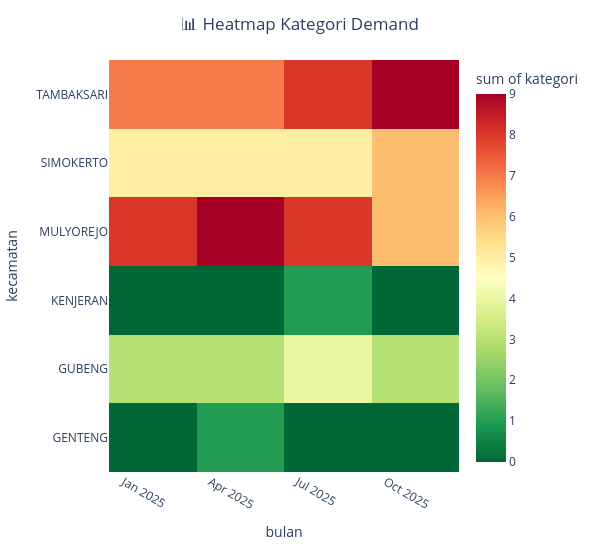

Notebook cell for this chart:
### Code cell
import pandas as pd
import plotly.express as px

# Copy data
heatmap_data = pivot_kategori.copy()

# Mapping kategori
mapping = {
    "Low": 1,
    "Medium": 2,
    "High": 3
}
heatmap_data = heatmap_data.replace(mapping)

# Reset index
heatmap_data = heatmap_data.reset_index()

# Ubah ke long format
heatmap_long = heatmap_data.melt(
    id_vars=heatmap_data.columns[0],
    var_name='bulan',
    value_name='kategori'
)

heatmap_long.columns = ['kecamatan', 'bulan', 'kategori']

# 🔥 FIX ERROR: ubah Period → string
heatmap_long['bulan'] = heatmap_long['bulan'].astype(str)

# Plot
fig = px.density_heatmap(
    heatmap_long,
    x='bulan',
    y='kecamatan',
    z='kategori',
    color_continuous_scale='RdYlGn_r'
)

# Hover
fig.update_traces(
    hovertemplate=
    "<b>Kecamatan:</b> %{y}<br>" +
    "<b>Bulan:</b> %{x}<br>" +
    "<b>Kategori:</b> %{z}<extra></extra>"
)

# Layout
fig.update_layout(
    width=600,
    height=550,
    title={'text': "📊 Heatmap Kategori Demand", 'x': 0.5},
    plot_bgcolor='white',
    paper_bgcolor='white',
    margin=dict(l=80, r=40, t=60, b=60)
)

fig.update_xaxes(tickangle=30)
fig.update_yaxes(showgrid=False)

fig.show()

### Figure 1 — Plotly figure (JSON) as saved in the notebook; plotly's stock layout.template omitted (floating-point values rounded to 4 significant figures)
{"data": [{"coloraxis": "coloraxis", "histfunc": "sum", "hovertemplate": "<b>Kecamatan:</b> %{y}<br><b>Bulan:</b> %{x}<br><b>Kategori:</b> %{z}<extra></extra>", "name": "", "type": "histogram2d", "x": ["2025-01", "2025-01", "2025-01", "2025-01", "2025-01", "2025-01", "2025-02", "2025-02", "2025-02", "2025-02", "2025-02", "2025-02", "2025-03", "2025-03", "2025-03", "2025-03", "2025-03", "2025-03", "2025-04", "2025-04", "2025-04", "2025-04", "2025-04", "2025-04", "2025-05", "2025-05", "2025-05", "2025-05", "2025-05", "2025-05", "2025-06", "2025-06", "2025-06", "2025-06", "2025-06", "2025-06", "2025-07", "2025-07", "2025-07", "2025-07", "2025-07", "2025-07", "2025-08", "2025-08", "2025-08", "2025-08", "2025-08", "2025-08", "2025-09", "2025-09", "2025-09", "2025-09", "2025-09", "2025-09", "2025-10", "2025-10", "2025-10", "2025-10", "2025-10", "2025-10", "2025-11", "2025-11", "2025-11", "2025-11", "2025-11", "2025-11", "2025-12", "2025-12", "2025-12", "2025-12", "2025-12", "2025-12"], "xaxis": "x", "xbingroup": "x", "y": ["GENTENG", "GUBENG", "KENJERAN", "MULYOREJO", "SIMOKERTO", "TAMBAKSARI", "GENTENG", "GUBENG", "KENJERAN", "MULYOREJO", "SIMOKERTO", "TAMBAKSARI", "GENTENG", "GUBENG", "KENJERAN", "MULYOREJO", "SIMOKERTO", "TAMBAKSARI", "GENTENG", "GUBENG", "KENJERAN", "MULYOREJO", "SIMOKERTO", "TAMBAKSARI", "GENTENG", "GUBENG", "KENJERAN", "MULYOREJO", "SIMOKERTO", "TAMBAKSARI", "GENTENG", "GUBENG", "KENJERAN", "MULYOREJO", "SIMOKERTO", "TAMBAKSARI", "GENTENG", "GUBENG", "KENJERAN", "MULYOREJO", "SIMOKERTO", "TAMBAKSARI", "GENTENG", "GUBENG", "KENJERAN", "MULYOREJO", "SIMOKERTO", "TAMBAKSARI", "GENTENG", "GUBENG", "KENJERAN", "MULYOREJO", "SIMOKERTO", "TAMBAKSARI", "GENTENG", "GUBENG", "KENJERAN", "MULYOREJO", "SIMOKERTO", "TAMBAKSARI", "GENTENG", "GUBENG", "KENJERAN", "MULYOREJO", "SIMOKERTO", "TAMBAKSARI", "GENTENG", "GUBENG", "KENJERAN", "MULYOREJO", "SIMOKERTO", "TAMBAKSARI"], "yaxis": "y", "ybingroup": "y", "z": [NaN, 1.0, NaN, 2.0, 2.0, 3.0, NaN, 1.0, NaN, 3.0, 1.0, 2.0, NaN, 1.0, NaN, 3.0, 2.0, 2.0, NaN, 1.0, NaN, 3.0, 1.0, 2.0, 1.0, 1.0, NaN, 3.0, 2.0, 3.0, NaN, 1.0, NaN, 3.0, 2.0, 2.0, NaN, 1.0, NaN, 3.0, 2.0, 2.0, NaN, 1.0, 1.0, 3.0, 2.0, 3.0, NaN, 2.0, NaN, 2.0, 1.0, 3.0, NaN, 1.0, NaN, 2.0, 2.0, 3.0, NaN, 1.0, NaN, 2.0, 2.0, 3.0, NaN, 1.0, NaN, 2.0, 2.0, 3.0]}], "layout": {"coloraxis": {"colorbar": {"title": {"text": "sum of kategori"}}, "colorscale": [[0, "rgb(0,104,55)"], [0.1, "rgb(26,152,80)"], [0.2, "rgb(102,189,99)"], [0.3, "rgb(166,217,106)"], [0.4, "rgb(217,239,139)"], [0.5, "rgb(255,255,191)"], [0.6, "rgb(254,224,139)"], [0.7, "rgb(253,174,97)"], [0.8, "rgb(244,109,67)"], [0.9, "rgb(215,48,39)"], [1, "rgb(165,0,38)"]]}, "height": 550, "legend": {"tracegroupgap": 0}, "margin": {"b": 60, "l": 80, "r": 40, "t": 60}, "paper_bgcolor": "white", "plot_bgcolor": "white", "title": {"text": "📊 Heatmap Kategori Demand", "x": 0.5}, "width": 600, "xaxis": {"anchor": "y", "domain": [0, 1], "tickangle": 30, "title": {"text": "bulan"}}, "yaxis": {"anchor": "x", "domain": [0, 1], "showgrid": false, "title": {"text": "kecamatan"}}}}
